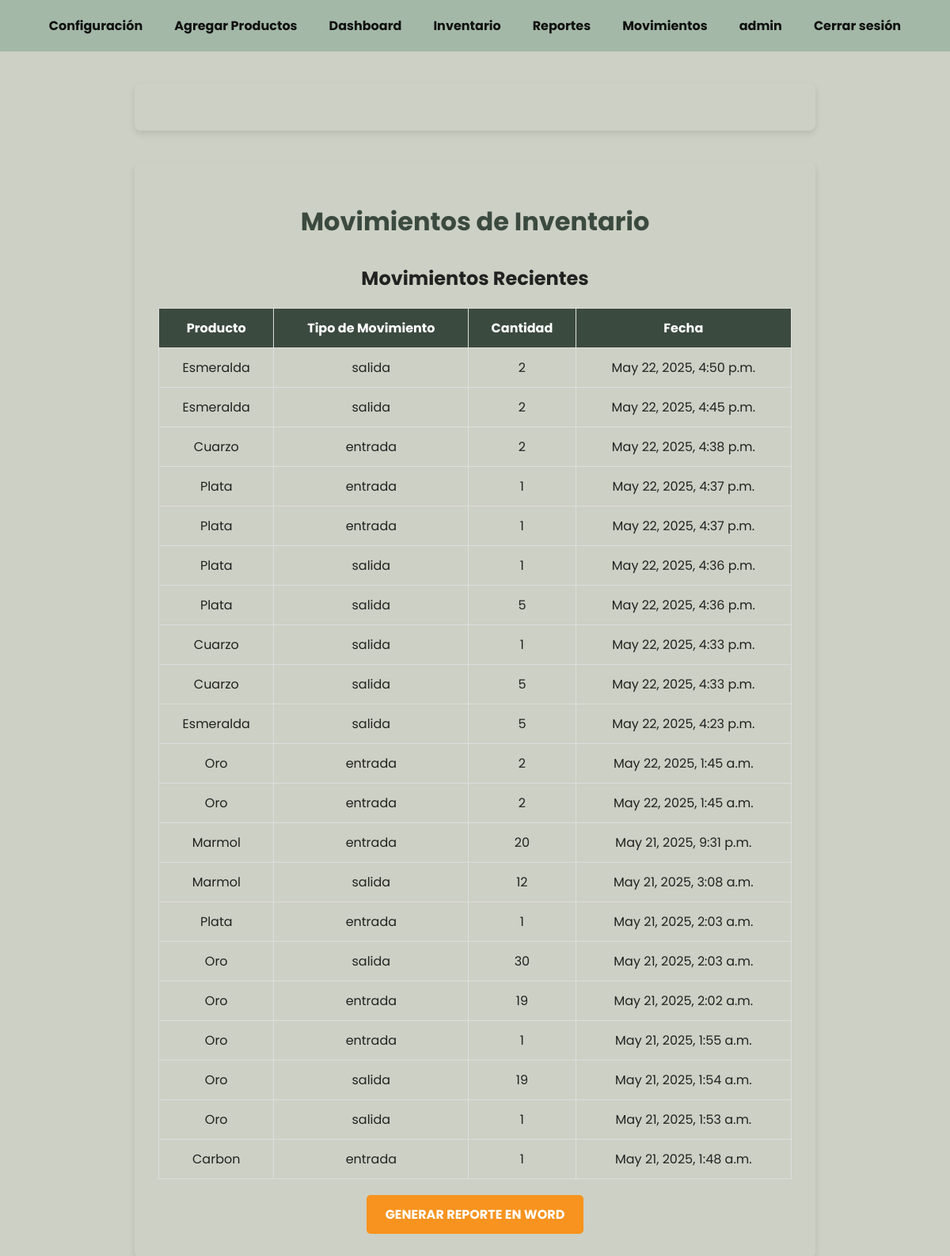
The page /reportes/ (signed in) on the database its author committed.
### inventario_app/models.py (models this page shows, shortened)
class Movimiento(models.Model):
    TIPO_MOVIMIENTO = (
        ('entrada', 'Entrada'),
        ('salida', 'Salida'),
    )
    producto = models.ForeignKey(Producto, on_delete=models.CASCADE)
    tipo_movimiento = models.CharField(max_length=7, choices=TIPO_MOVIMIENTO)
    cantidad = models.IntegerField()
    fecha = models.DateTimeField(auto_now_add=True)
    usuario = models.ForeignKey(User, on_delete=models.CASCADE)

class Producto(models.Model):
    nombre = models.CharField(max_length=255)
    descripcion = models.TextField()
    stock = models.IntegerField()
    precio = models.DecimalField(max_digits=10, decimal_places=2)
    imagen = models.ImageField(upload_to='productos/', null=True, blank=True)
    created_at = models.DateTimeField(auto_now_add=True)
    updated_at = models.DateTimeField(auto_now=True)
    estado = models.BooleanField(default=True)
    fecha_vencimiento = models.DateField(null=True, blank=True)  # Fecha de vencimiento del producto

### inventario_app/views.py (the view)
# urls.py: path('reportes/', views.reportes_view, name='reportes'),
@login_required
def reportes_view(request):
    movimientos = Movimiento.objects.all().order_by('-fecha')
    return render(request, 'inventario_app/reportes.html', {
        'movimientos': movimientos,
        'movimientos_count': movimientos.count(),
    })

### inventario_app/context_processors.py (called while the page is built)
def admin_check(request):
    print(f"Verificando usuario: {request.user.username}")  # Esto te confirmará que el context processor se ejecuta.
    if not request.user.is_authenticated:
        return {'es_admin': False}
    es_admin = request.user.groups.filter(name='Administrador').exists()
    print(es_admin)
    return {'es_admin': es_admin}

### inventario_app/templates/inventario_app/reportes.html (shortened to what this page needs)
<!DOCTYPE html>
<html lang="es">
<head>
</head>
<body>
    {% include "inventario_app/navbar.html" %}
    <div class="container">
        <h1>Movimientos de Inventario</h1>
        <h2>Movimientos Recientes</h2>
        <table>
            <thead>
                <tr>
                    <th>Producto</th>
                    <th>Tipo de Movimiento</th>
                    <th>Cantidad</th>
                    <th>Fecha</th>
                </tr>
            </thead>
            <tbody>
                {% for movimiento in movimientos %}
                    <tr>
                        <td>{{ movimiento.producto.nombre }}</td>
                        <td>{{ movimiento.tipo_movimiento }}</td>
                        <td>{{ movimiento.cantidad }}</td>
                        <td>{{ movimiento.fecha }}</td>
                    </tr>
                {% empty %}
                    <tr>
                        <td colspan="4" style="text-align:center; padding: 20px; color: #666;">
                            No hay movimientos registrados.
                        </td>
                    </tr>
                {% endfor %}
            </tbody>
        </table>
        <a href="{% url 'generar_reporte_word' %}" class="button">Generar Reporte en Word</a>
    </div>
</body>
</html>

### inventario_app/templates/inventario_app/navbar.html (shortened to what this page needs)
<!DOCTYPE html>
<html lang="es">
<head>
</head>
<body>
  <nav>
    {% if es_admin %}
        <a href="{% url 'configuracion' %}">Configuración</a>
        <a href="{% url 'registrar_producto' %}">Agregar Productos</a>
    {% endif %}
    {% if user.is_authenticated %}
    <a href="{% url 'dashboard' %}">Dashboard</a>
    <a href="{% url 'productos_inventario' %}">Inventario</a>
    <a href="{% url 'reportes' %}">Reportes</a>
    <a href="{% url 'movimientos' %}">Movimientos</a>
    <a href="">{{user.username}}</a>
    <a href="{% url 'logout' %}">Cerrar sesión</a>
    {% else %}
    <a href="{% url 'login' %}">Iniciar Sesión</a>
    {% endif %}
  </nav>
  <div class="container">
  </div>
</body>
</html>

### inventario_app/templates/inventario_app/reportes.html (style rules this page uses)
body { font-family: 'Poppins', sans-serif; background-color: #f4f4f9; color: #333; margin: 0; }
.container { margin: 40px auto; padding: 30px; max-width: 1000px; background-color: #fff; box-shadow: 0 4px 8px rgba(0, 0, 0, 0.1); border-radius: 8px; }
h1 { font-size: 32px; margin-bottom: 30px; color: #3b4a3f; }
table { width: 100%; border-collapse: collapse; font-size: 16px; }
th, td { padding: 12px; border: 1px solid #ddd; text-align: center; }
th { background-color: #3b4a3f; color: white; }
.button { padding: 12px 24px; background-color: #f7931e; color: white; border: none; border-radius: 5px; cursor: pointer; font-weight: bold; text-transform: uppercase; text-decoration: none; display: inline-block; margin-top: 20px; }

### inventario_app/templates/inventario_app/navbar.html (style rules this page uses)
body { margin: 0; font-family: 'Poppins', sans-serif; background-color: #cdd0c4; color: #222; }
nav { display: flex; justify-content: center; padding: 20px; gap: 40px; font-weight: bold; background-color: #a3b8a7; }
nav a { text-decoration: none; color: #111; transition: color 0.3s ease; }
.container { max-width: 800px; margin: 40px auto; padding: 30px; background-color: transparent; text-align: center; }

### rows shown on the page
Movimiento: producto.nombre "Esmeralda", tipo_movimiento "salida", cantidad "2", fecha "May 22, 2025, 4:50 p.m."
Movimiento: producto.nombre "Esmeralda", tipo_movimiento "salida", cantidad "2", fecha "May 22, 2025, 4:45 p.m."
Movimiento: producto.nombre "Cuarzo", tipo_movimiento "entrada", cantidad "2", fecha "May 22, 2025, 4:38 p.m."
Movimiento: producto.nombre "Plata", tipo_movimiento "entrada", cantidad "1", fecha "May 22, 2025, 4:37 p.m."
Movimiento: producto.nombre "Plata", tipo_movimiento "entrada", cantidad "1", fecha "May 22, 2025, 4:37 p.m."
Movimiento: producto.nombre "Plata", tipo_movimiento "salida", cantidad "1", fecha "May 22, 2025, 4:36 p.m."
Movimiento: producto.nombre "Plata", tipo_movimiento "salida", cantidad "5", fecha "May 22, 2025, 4:36 p.m."
Movimiento: producto.nombre "Cuarzo", tipo_movimiento "salida", cantidad "1", fecha "May 22, 2025, 4:33 p.m."
Movimiento: producto.nombre "Cuarzo", tipo_movimiento "salida", cantidad "5", fecha "May 22, 2025, 4:33 p.m."
Movimiento: producto.nombre "Esmeralda", tipo_movimiento "salida", cantidad "5", fecha "May 22, 2025, 4:23 p.m."
Movimiento: producto.nombre "Oro", tipo_movimiento "entrada", cantidad "2", fecha "May 22, 2025, 1:45 a.m."
Movimiento: producto.nombre "Oro", tipo_movimiento "entrada", cantidad "2", fecha "May 22, 2025, 1:45 a.m."
Movimiento: producto.nombre "Marmol", tipo_movimiento "entrada", cantidad "20", fecha "May 21, 2025, 9:31 p.m."
Movimiento: producto.nombre "Marmol", tipo_movimiento "salida", cantidad "12", fecha "May 21, 2025, 3:08 a.m."
Movimiento: producto.nombre "Plata", tipo_movimiento "entrada", cantidad "1", fecha "May 21, 2025, 2:03 a.m."
Movimiento: producto.nombre "Oro", tipo_movimiento "salida", cantidad "30", fecha "May 21, 2025, 2:03 a.m."
Movimiento: producto.nombre "Oro", tipo_movimiento "entrada", cantidad "19", fecha "May 21, 2025, 2:02 a.m."
Movimiento: producto.nombre "Oro", tipo_movimiento "entrada", cantidad "1", fecha "May 21, 2025, 1:55 a.m."
Movimiento: producto.nombre "Oro", tipo_movimiento "salida", cantidad "19", fecha "May 21, 2025, 1:54 a.m."
Movimiento: producto.nombre "Oro", tipo_movimiento "salida", cantidad "1", fecha "May 21, 2025, 1:53 a.m."
Movimiento: producto.nombre "Carbon", tipo_movimiento "entrada", cantidad "1", fecha "May 21, 2025, 1:48 a.m."

### other values the page prints
{{ user.username }} "admin"
